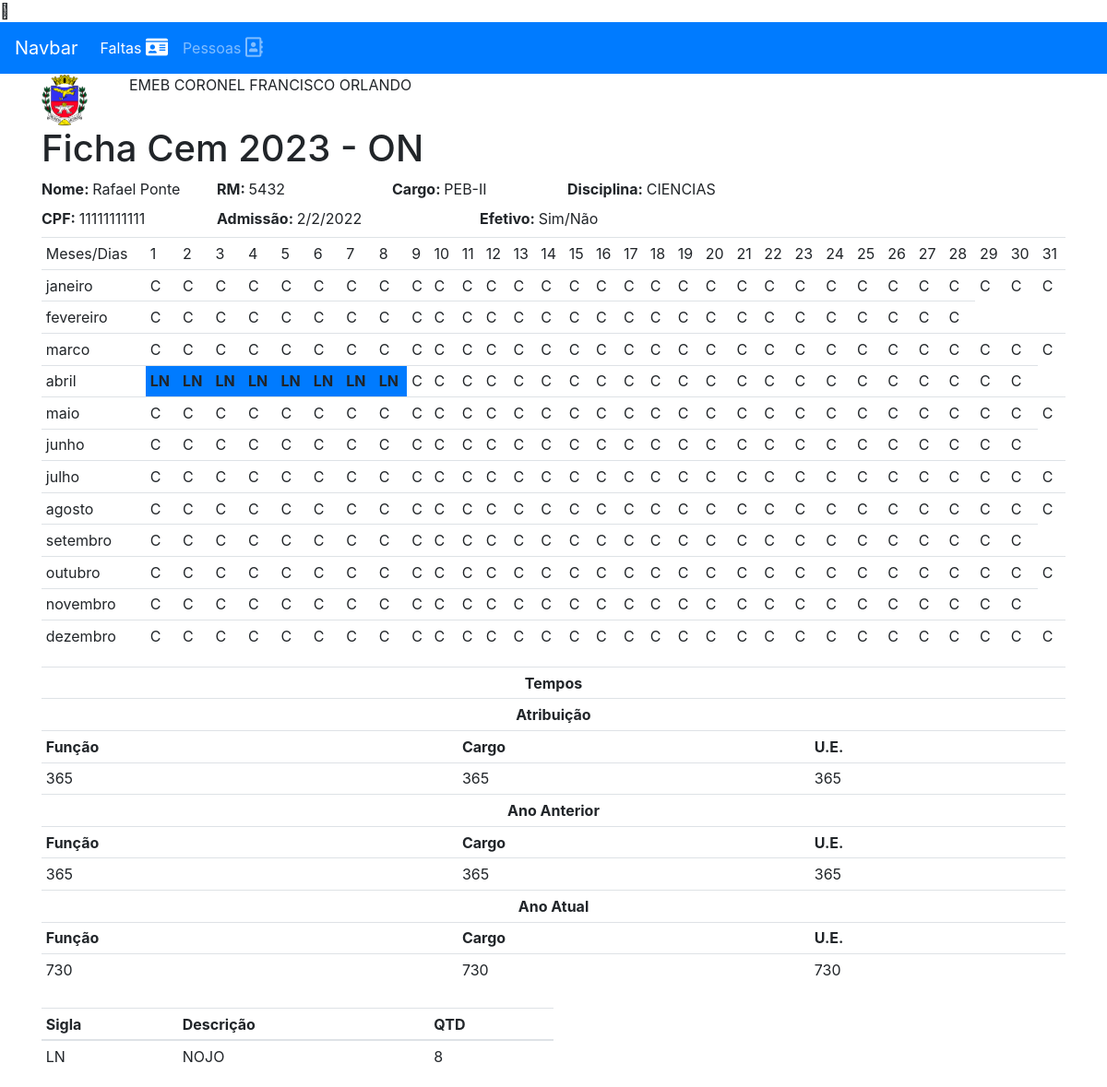
The page /pessoas/1/fichas/2023 on the database as committed earlier.
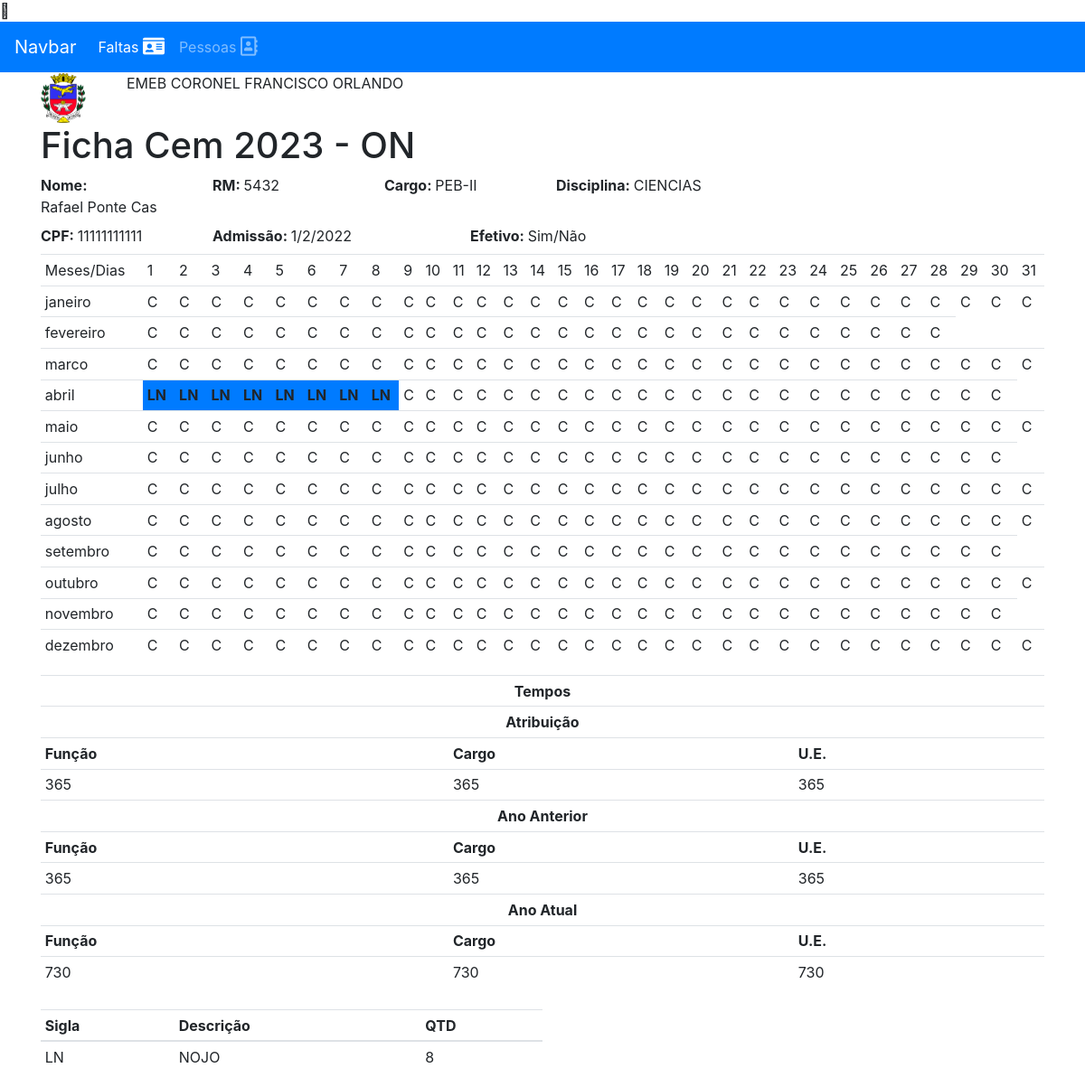
The same page on the database as committed later.
### app_ficha_cem/models.py (models this page shows)
class Pessoas(models.Model):
    nome = models.CharField(max_length=150)
    admissao = models.DateField(default='1991-01-01')

class Pontuacoes(models.Model):
    ano = models.CharField(max_length=5)
    cargo = models.CharField(max_length=5)
    funcao = models.CharField(max_length=5)
    ue = models.CharField(max_length=5)
    pessoa = models.ForeignKey(Pessoas, on_delete=models.CASCADE)
    class Meta:
        unique_together = ('ano','pessoa')

### app_ficha_cem/views.py (the view)
# urls.py: path('pessoas/<int:pessoa_id>/fichas/<int:ano>', gerar_ficha, name='ficha'),
def gerar_ficha(request, pessoa_id, ano, pdf=None):
    pessoa = Pessoas.objects.get(pk=pessoa_id)
    meses = configurar_meses(ano)
    meses = configurar_meses_v2(ano,pessoa_id)
    cargo, funcao, ue  = gerar_pontuacao_anual(ano,pessoa)
    cargo_a, funcao_a, ue_a  = gerar_pontuacao_anual(ano,pessoa,'a')
    dias = range(1,32)
    faltas = Faltas_Pessoas.objects.all().order_by('data').filter(data__year=ano).filter(pessoa=pessoa_id)
    admissao = pessoa.admissao
    dia_adm= pessoa.admissao.day
    mes_adm = pessoa.admissao.month
    ano_adm = pessoa.admissao.year
    admissao = f'{dia_adm}/{mes_adm}/{ano_adm}'
    tipo_faltas=contar_tipos_faltas(faltas)
    data = ''
    for falta in faltas:
        data = falta.data
        for d in range(falta.qtd_dias):
            if d > 0:
                data = data + timedelta(days=1)
            data = data_util(data, falta.falta.tipo)
            mes = data.month
            dia = data.day - 1
            if mes == 1:
                meses['janeiro'][dia] = falta.falta.tipo
            elif mes == 2:
                meses['fevereiro'][dia] = falta.falta.tipo
            elif mes == 3:
                meses['marco'][dia] = falta.falta.tipo
            elif mes == 4:
                meses['abril'][dia] = falta.falta.tipo
            elif mes == 5:
                meses['maio'][dia] = falta.falta.tipo
            elif mes == 6:
                meses['junho'][dia] = falta.falta.tipo
            elif mes == 7:
                meses['julho'][dia] = falta.falta.tipo
            elif mes == 8:
                meses['agosto'][dia] = falta.falta.tipo
            elif mes == 9:
                meses['setembro'][dia] = falta.falta.tipo
            elif mes == 10:
                meses['outubro'][dia] = falta.falta.tipo
            elif mes == 11:
                meses['novembro'][dia] = falta.falta.tipo
            elif mes == 12:
                meses['dezembro'][dia] = falta.falta.tipo
    contexto = {
        'meses': meses,
        'ano': ano,
        'funcao': funcao,
        'cargo': cargo,
        'ue': ue,
        'funcao_a': funcao_a,
        'cargo_a': cargo_a,
        'ue_a': ue_a,
        'nome': pessoa.nome,
        'pessoa': pessoa,
        'dias': dias,
        'tp_faltas': tipo_faltas,
        'admissao':admissao
    }
    return render(request,'template/ficha_cem.html', {'contexto':contexto})

### app_ficha_cem/views.py (called while the page is built)
def bissexto(ano):
    if ano % 400 == 0:
        return True
    else:
        if ano % 4 == 0:
            if ano % 100 == 0:
                return False
            return True

def retornar_dias(ano):
    dias    = 365
    if bissexto(ano):
        dias = 366
    return dias

def retornar_mes_nome(mes_num):
    meses = {
        1:['janeiro',31],
        2:['fevereiro',28],
        3:['marco',31],
        4:['abril',30],
        5:['maio',31],
        6:['junho',30],
        7:['julho',31],
        8:['agosto',31],
        9:['setembro',30],
        10:['outubro',31],
        11:['novembro',30],
        12:['dezembro',31]
    }
    nome_mes = meses[mes_num]
    return nome_mes

def data_util(data, tp='P'):
    if tp == 'P':
        if (data.weekday() != 6 and data.weekday() != 5):
            return data
        data = data + timedelta(days=1)
        return data_util(data)
    return data

### template/ficha_cem.html (shortened to what the changed rows need)
{% extends 'template/menu.html' %}
{% load static %}
{% block content %}
<div class="container">
    <div class="row">
        <div class="col-12 text-left">
            <h1>Ficha Cem {{contexto.ano}} - ON</h1>
        </div>
        <div class="col-2">
            <strong>Nome: </strong><label>{{contexto.nome}}</label>
        </div>
    </div>
    <div class="row">
        <div class="col-3">
            <strong>Admissão: </strong><label>{{contexto.admissao}}</label>
        </div>
    </div>
    <div class="col-12 ">
        <div class="row">
            <table class="table table-sm table-hover">
                <tr>
                    <th class="text-center" colspan="3">Tempos </th>
                </tr>
                <tr>
                    <th class="text-center" colspan="3">Atribuição </th>
                </tr>
                <tr>
                    <th>Função</th>
                    <th>Cargo</th>
                    <th>U.E.</th>
                </tr>
                <tr>
                    <td>{{contexto.funcao_a}}</td>
                    <td>{{contexto.cargo_a}}</td>
                    <td>{{contexto.ue_a}}</td>
                </tr>
                <tr>
                    <th class="text-center" colspan="3">Ano Anterior </th>
                </tr>
                <tr>
                    <th>Função</th>
                    <th>Cargo</th>
                    <th>U.E.</th>
                </tr>
                <tr>
                    <td>{{contexto.funcao_a}}</td>
                    <td>{{contexto.cargo_a}}</td>
                    <td>{{contexto.ue_a}}</td>
                </tr>
                <tr>
                    <th class="text-center" colspan="3">Ano Atual</th>
                </tr>
                <tr>
                    <th>Função</th>
                    <th>Cargo</th>
                    <th>U.E.</th>
                </tr>
            </table>
        </div>
    </div>
    <div class="col-6 mt-2">
        <div class="row">
            <table class="table table-sm">
                <thead>
                    <tr>
                        <th>Sigla</th>
                        <th>Descrição</th>
                        <th>QTD</th>
                    </tr>
                </thead>
            </table>
        </div>
    </div>
</div>
{% endblock content %}

Rows that differ between the two databases and show on the page:
changed Pessoas: nome "Rafael Ponte" → "Rafael Ponte Cas"
Other text that changed with them:
{{ contexto.admissao }}: "2/2/2022" → "1/2/2022"
